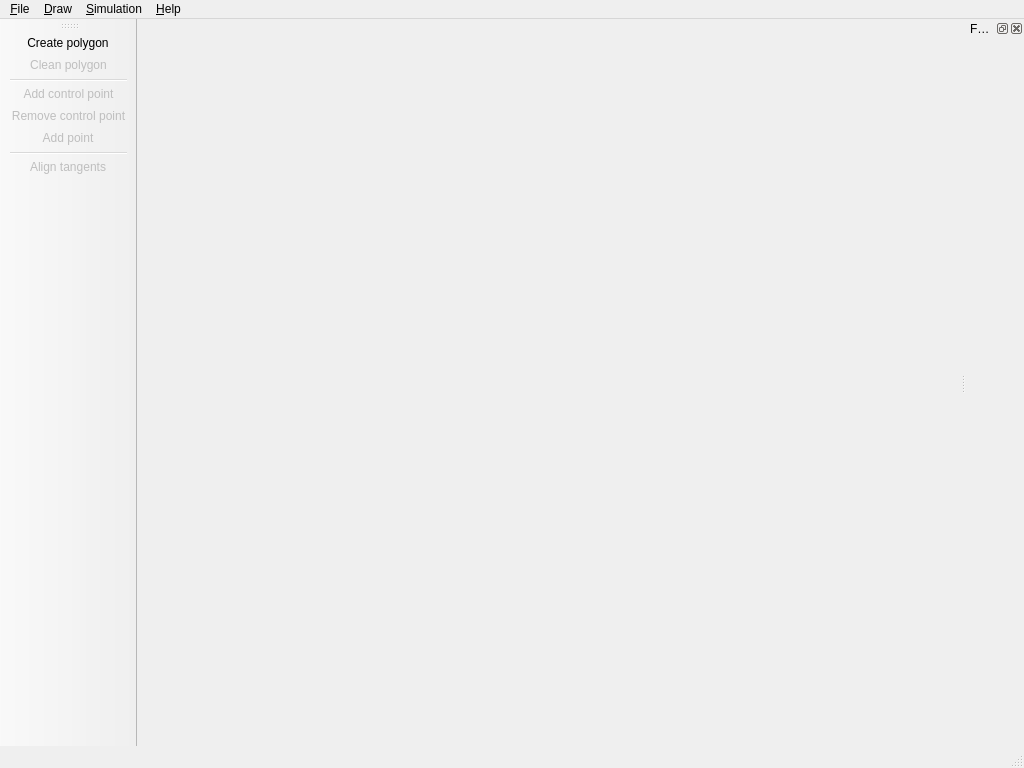
<?xml version="1.0" encoding="UTF-8"?>
<ui version="4.0">
 <class>MainWindowClass</class>
 <widget class="QMainWindow" name="MainWindowClass">
  <property name="geometry">
   <rect>
    <x>0</x>
    <y>0</y>
    <width>1024</width>
    <height>768</height>
   </rect>
  </property>
  <property name="windowTitle">
   <string>MainWindow</string>
  </property>
  <widget class="QWidget" name="centralWidget"/>
  <widget class="QMenuBar" name="menuBar">
   <property name="geometry">
    <rect>
     <x>0</x>
     <y>0</y>
     <width>1024</width>
     <height>19</height>
    </rect>
   </property>
   <widget class="QMenu" name="menu_File">
    <property name="title">
     <string>&amp;File</string>
    </property>
    <addaction name="action_New"/>
    <addaction name="action_Open"/>
    <addaction name="separator"/>
    <addaction name="action_Save"/>
    <addaction name="separator"/>
    <addaction name="actionE_xit"/>
   </widget>
   <widget class="QMenu" name="menu_Simulation">
    <property name="title">
     <string>&amp;Simulation</string>
    </property>
    <addaction name="action_Configurate"/>
    <addaction name="action_Launch"/>
   </widget>
   <widget class="QMenu" name="menu_Draw">
    <property name="title">
     <string>&amp;Draw</string>
    </property>
    <addaction name="action_Show_Grid"/>
    <addaction name="action_Properties"/>
   </widget>
   <widget class="QMenu" name="menu_Help">
    <property name="title">
     <string>&amp;Help</string>
    </property>
    <addaction name="action_About"/>
    <addaction name="actionAbout_Qt"/>
   </widget>
   <addaction name="menu_File"/>
   <addaction name="menu_Draw"/>
   <addaction name="menu_Simulation"/>
   <addaction name="menu_Help"/>
  </widget>
  <widget class="QToolBar" name="mainToolBar">
   <property name="floatable">
    <bool>false</bool>
   </property>
   <attribute name="toolBarArea">
    <enum>LeftToolBarArea</enum>
   </attribute>
   <attribute name="toolBarBreak">
    <bool>false</bool>
   </attribute>
   <addaction name="actionCreatePolygon"/>
   <addaction name="actionCleanPolygon"/>
   <addaction name="separator"/>
   <addaction name="actionAddControl"/>
   <addaction name="actionRemoveControl"/>
   <addaction name="actionAddPoint"/>
   <addaction name="separator"/>
   <addaction name="actionAlignTangents"/>
  </widget>
  <widget class="QStatusBar" name="statusBar"/>
  <widget class="QDockWidget" name="dockFormLibrary">
   <property name="floating">
    <bool>false</bool>
   </property>
   <property name="features">
    <set>QDockWidget::AllDockWidgetFeatures</set>
   </property>
   <property name="allowedAreas">
    <set>Qt::AllDockWidgetAreas</set>
   </property>
   <property name="windowTitle">
    <string>Form library</string>
   </property>
   <attribute name="dockWidgetArea">
    <number>2</number>
   </attribute>
   <widget class="QWidget" name="dockWidgetContents"/>
  </widget>
  <action name="actionE_xit">
   <property name="text">
    <string>E&amp;xit</string>
   </property>
   <property name="shortcut">
    <string>Ctrl+Q</string>
   </property>
  </action>
  <action name="action_New">
   <property name="text">
    <string>&amp;New...</string>
   </property>
   <property name="shortcut">
    <string>Ctrl+N</string>
   </property>
  </action>
  <action name="action_Open">
   <property name="text">
    <string>&amp;Open...</string>
   </property>
   <property name="shortcut">
    <string>Ctrl+O</string>
   </property>
  </action>
  <action name="action_Save">
   <property name="text">
    <string>&amp;Save</string>
   </property>
   <property name="shortcut">
    <string>Ctrl+S</string>
   </property>
  </action>
  <action name="actionAddControl">
   <property name="checkable">
    <bool>true</bool>
   </property>
   <property name="enabled">
    <bool>false</bool>
   </property>
   <property name="text">
    <string>Add control point</string>
   </property>
  </action>
  <action name="actionAddPoint">
   <property name="checkable">
    <bool>true</bool>
   </property>
   <property name="enabled">
    <bool>false</bool>
   </property>
   <property name="text">
    <string>Add point</string>
   </property>
  </action>
  <action name="actionCreatePolygon">
   <property name="checkable">
    <bool>true</bool>
   </property>
   <property name="text">
    <string>Create polygon</string>
   </property>
  </action>
  <action name="actionCleanPolygon">
   <property name="enabled">
    <bool>false</bool>
   </property>
   <property name="text">
    <string>Clean polygon</string>
   </property>
  </action>
  <action name="actionRemoveControl">
   <property name="checkable">
    <bool>true</bool>
   </property>
   <property name="enabled">
    <bool>false</bool>
   </property>
   <property name="text">
    <string>Remove control point</string>
   </property>
  </action>
  <action name="actionAlignTangents">
   <property name="enabled">
    <bool>false</bool>
   </property>
   <property name="text">
    <string>Align tangents</string>
   </property>
  </action>
  <action name="action_Configurate">
   <property name="text">
    <string>&amp;Configurate...</string>
   </property>
   <property name="shortcut">
    <string>Ctrl+S</string>
   </property>
  </action>
  <action name="action_Launch">
   <property name="text">
    <string>&amp;Launch</string>
   </property>
   <property name="shortcut">
    <string>Ctrl+L</string>
   </property>
  </action>
  <action name="action_Show_Grid">
   <property name="checkable">
    <bool>true</bool>
   </property>
   <property name="checked">
    <bool>true</bool>
   </property>
   <property name="text">
    <string>&amp;Show Grid</string>
   </property>
   <property name="shortcut">
    <string>Ctrl+G</string>
   </property>
  </action>
  <action name="action_Properties">
   <property name="text">
    <string>&amp;Properties...</string>
   </property>
  </action>
  <action name="action_About">
   <property name="text">
    <string>&amp;About</string>
   </property>
  </action>
  <action name="actionAbout_Qt">
   <property name="text">
    <string>About &amp;Qt</string>
   </property>
  </action>
 </widget>
 <layoutdefault spacing="6" margin="11"/>
 <resources/>
 <connections/>
</ui>
